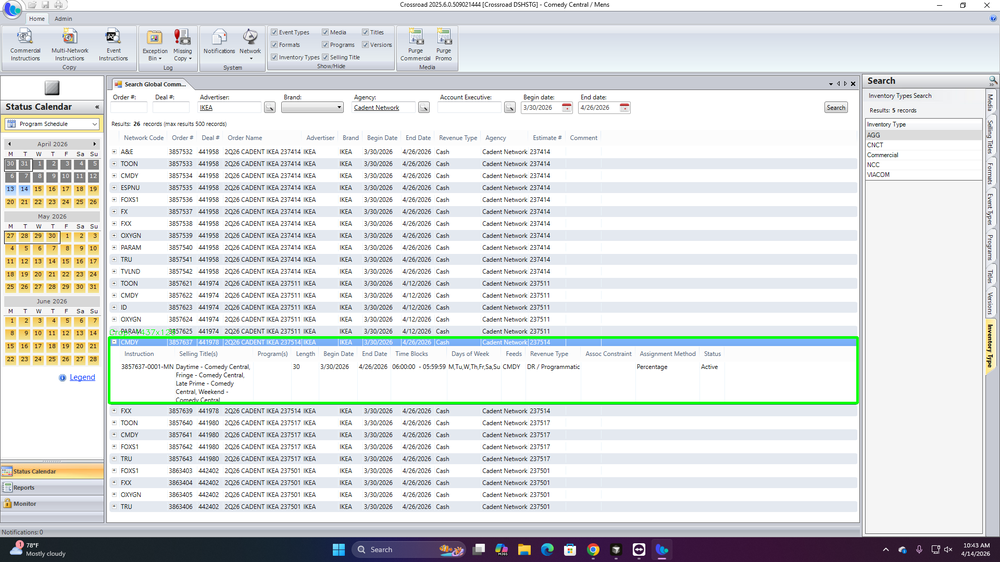
#> input picture debug_images/action_08_clean/02_crop_region.png, 1000 x 562 px, shrunk from 1920 x 1080 before the run; its folder holds only this picture in this run
$ python -i computer_vision_utils.py   (imports and definitions only)
#> lines starting #> are read from the running program, lines starting #| are printed output that depends on the picture; after the words box and inside, x2 and y2 are one past the last pixel; in counts of white or black regions, pixels touching at a corner belong together
#> further down, picture is the input picture: shape (562, 1000, 3); mean B, G, R 223.9, 223.1, 220
#!/usr/bin/env python3
"""
Computer Vision Helper Module

This module provides basic OpenCV functionality for image processing,
screenshot capture, and visual verification operations.

Core Functions:
- take_screenshot: Capture current screen state
- save_screenshot: Save screenshot to file
- load_image: Load image from file
- convert_color: Convert between color spaces

This module focuses on low-level CV operations that other modules can build upon.
"""

import cv2
import numpy as np
import pyautogui
from typing import Optional, Tuple, Dict
from datetime import datetime
from pathlib import Path


# [162 lines left out: functions take_screenshot, save_screenshot, load_image, crop_image, not called in this run]

def preprocess_image_for_ocr(image: np.ndarray) -> Optional[np.ndarray]:
    """
    Preprocess an image for OCR to remove artifacts like cursors and underlines.

    Args:
        image: Input image to preprocess

    Returns:
        Preprocessed image or None if failed
    """
    try:
        if image is None:
            return None

        # Convert to grayscale
        gray = cv2.cvtColor(image, cv2.COLOR_BGR2GRAY)
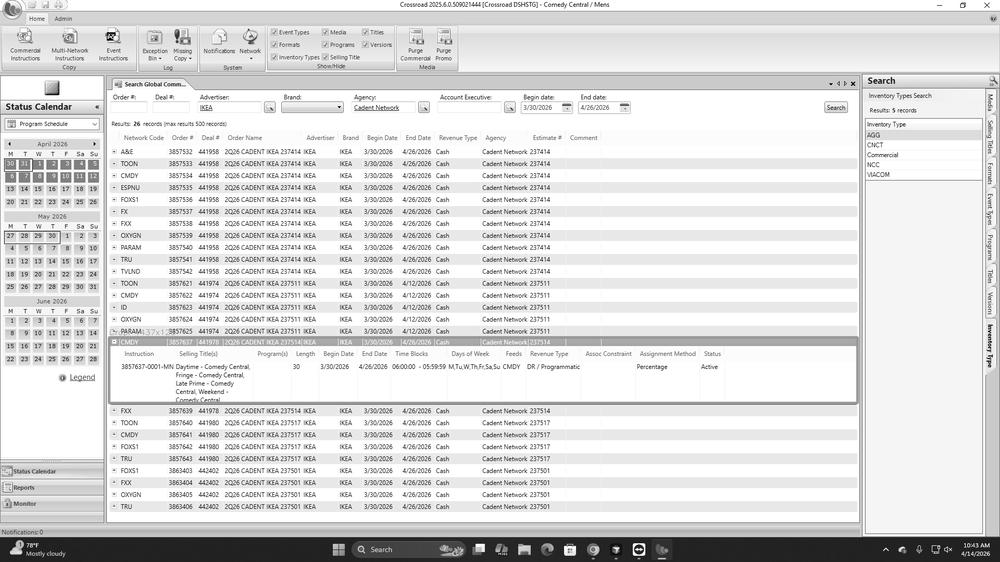
#> gray: shape (562, 1000); min 0, max 255, mean 222.2

        # Apply adaptive thresholding to binarize the image
        thresh = cv2.adaptiveThreshold(
            gray, 255, cv2.ADAPTIVE_THRESH_GAUSSIAN_C,
            cv2.THRESH_BINARY_INV, 11, 2
        )
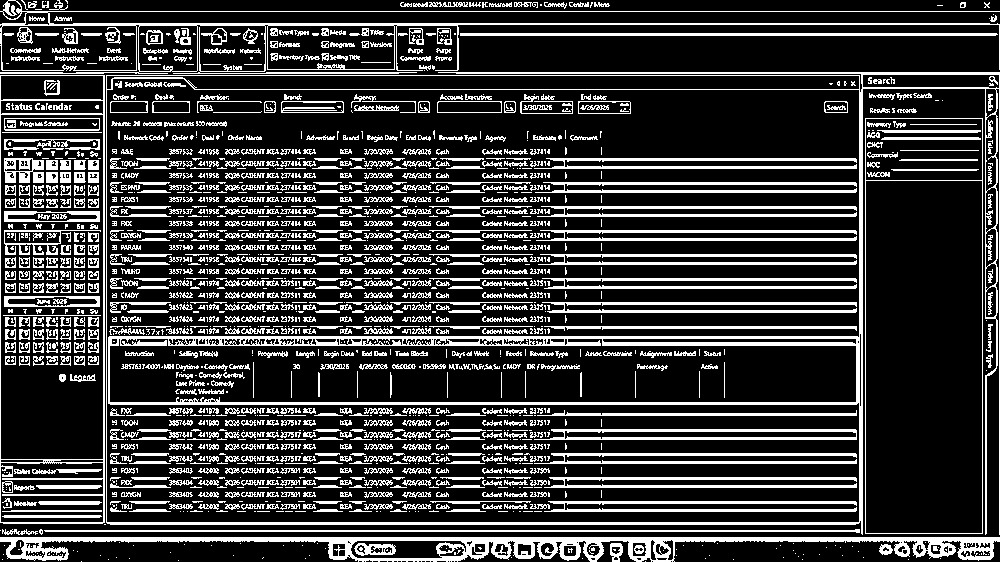
#> thresh: shape (562, 1000); 22.2% white; 1722 white regions (745 under 20 px), largest, box (x1, y1, x2, y2) and area: (106, 72, 1000, 535) 17187, (0, 537, 1000, 562) 8960, (0, 0, 1000, 74) 5457

        # Apply morphological operations to remove small artifacts (e.g., cursor)
        kernel = np.ones((3,3), np.uint8)
        cleaned = cv2.morphologyEx(thresh, cv2.MORPH_OPEN, kernel, iterations=1)
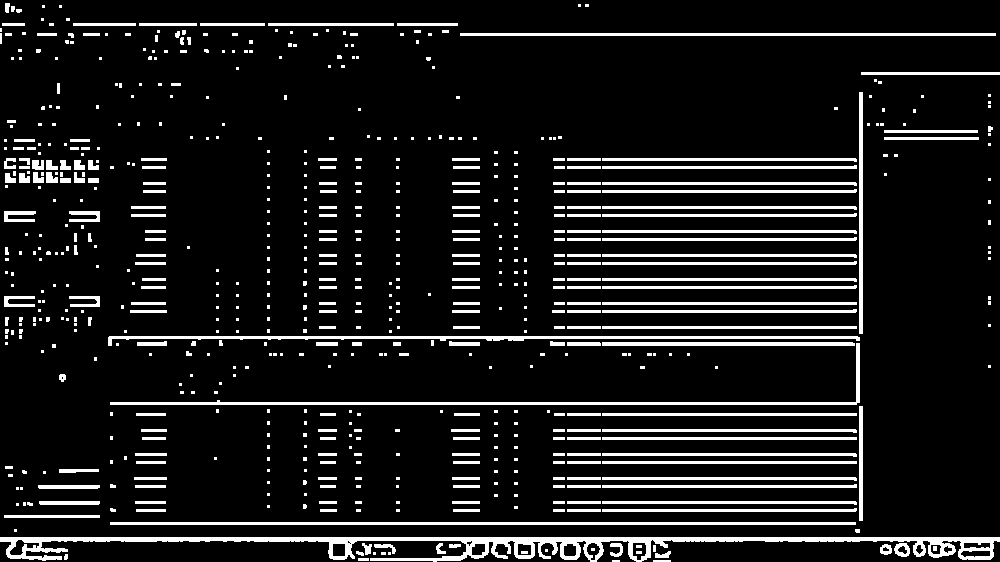
#> cleaned: shape (562, 1000); 10.4% white; 667 white regions (412 under 20 px), largest, box (x1, y1, x2, y2) and area: (0, 537, 1000, 562) 7911, (110, 343, 860, 405) 2486, (108, 336, 860, 346) 2382

        # Dilate to enhance text
        dilated = cv2.dilate(cleaned, kernel, iterations=1)
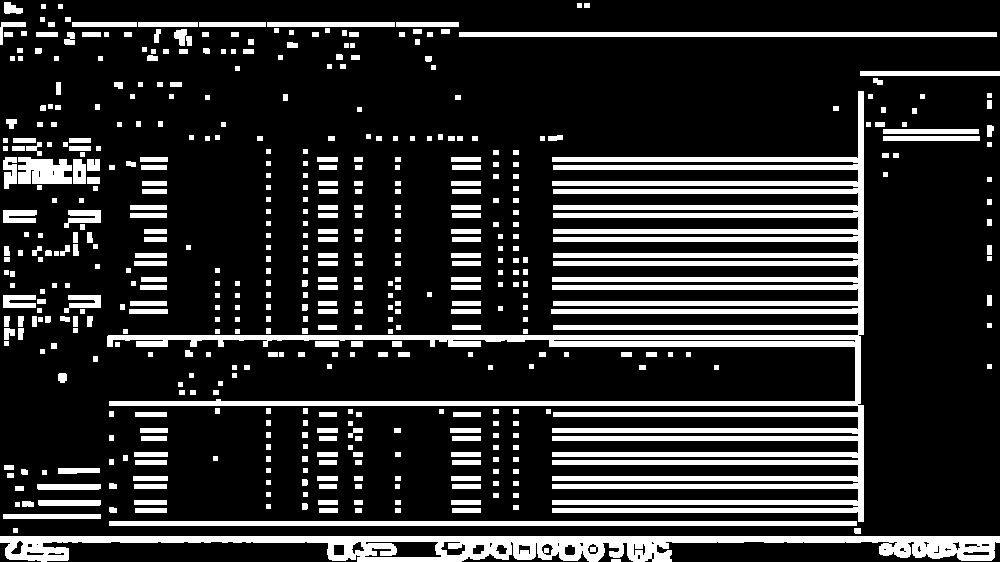
#> dilated: shape (562, 1000); 18% white; 496 white regions, largest, box (x1, y1, x2, y2) and area: (107, 91, 864, 522) 49370, (0, 536, 1000, 562) 13334, (109, 521, 857, 526) 3740

        return dilated

    except Exception as e:
        print(f"[CV ERROR] Failed to preprocess image for OCR: {e}")
        return None

# [372 lines left out: functions match_template_in_region, find_template_in_region, detect_right_click_menu, detect_column_separators, create_separated_columns_image, not called in this run]

>>> import cv2
>>> picture = cv2.imread('../../../debug_images/action_08_clean/02_crop_region.png')
>>> result = preprocess_image_for_ocr(picture)
